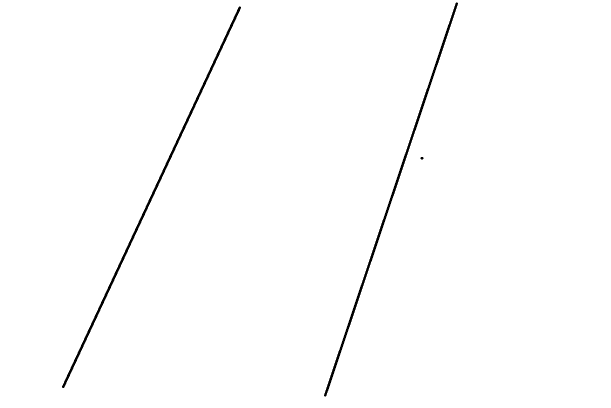
#> input picture roand.png, 1222 x 816 px (shown at 1/2 size)
$ python omg.py
#> lines starting #> are read from the running program, lines starting #| are printed output that depends on the picture; after the words box and inside, x2 and y2 are one past the last pixel; in counts of white or black regions, pixels touching at a corner belong together
from traceback import print_tb
import cv2
import numpy as np
from matplotlib import image
image = cv2.imread("roand.png")
#> image is the input picture: shape (816, 1222, 3); values 0 (black) and 195 (white), 99.2% white; 3 black regions, box (x1, y1, x2, y2) and area: (124, 13, 482, 776) 4207, (648, 5, 916, 793) 4102, (841, 314, 847, 319) 26
frameReSize = cv2.resize(image,dsize=(711,400) )
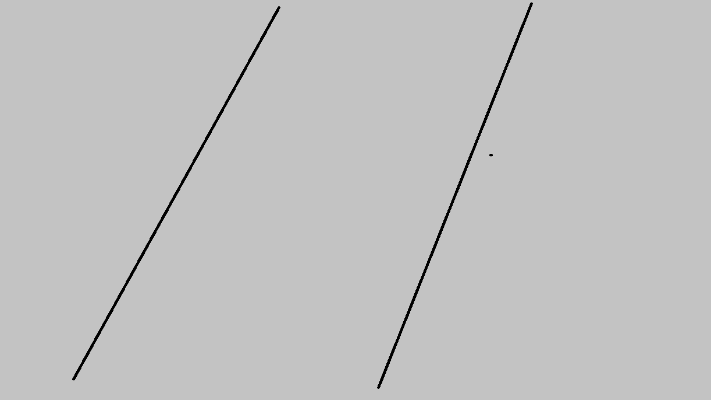
#> frameReSize: shape (400, 711, 3); min 0, max 195, mean 193.4
ret,thresh1 = cv2.threshold(frameReSize,127,255,cv2.THRESH_BINARY)
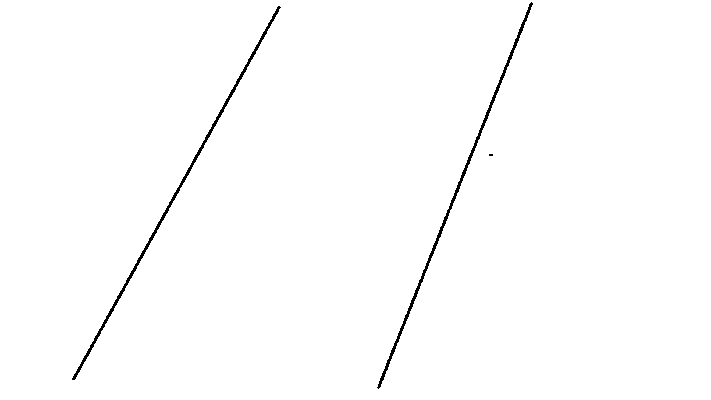
#> thresh1: shape (400, 711, 3); 99.1% white; black in thin lines or dots, all inside (x1, y1, x2, y2) = (72, 2, 533, 389)
for i in range(711):
    valueBGR = thresh1[200][i]
    total_Color = int(valueBGR[0])+ int(valueBGR[1])+int(valueBGR[2])
    if  total_Color < 700:
        print(i)
    valueBGR = thresh1[100][i]
    total_Color = int(valueBGR[0])+ int(valueBGR[1])+int(valueBGR[2])
    if  total_Color < 700:
        print(i)
    thresh1[200][i] = [0,0,255]
    thresh1[100][i] = [0,0,255]
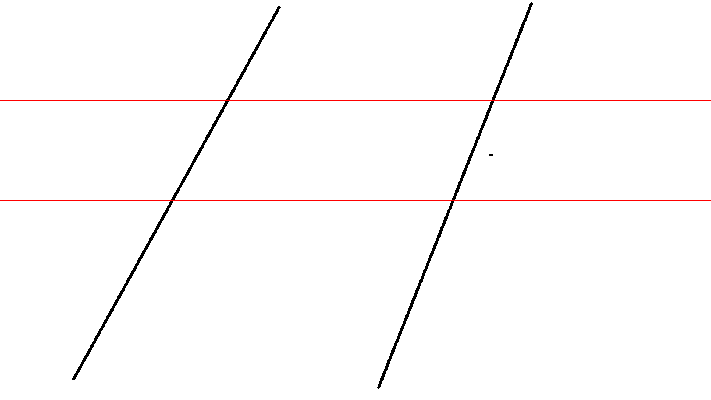
#> thresh1: shape (400, 711, 3); 0.5% of pixels changed, all inside (x1, y1, x2, y2) = (0, 100, 711, 201)


cv2.imshow("",thresh1)
cv2.waitKey()
cv2.destroyAllWindows()
